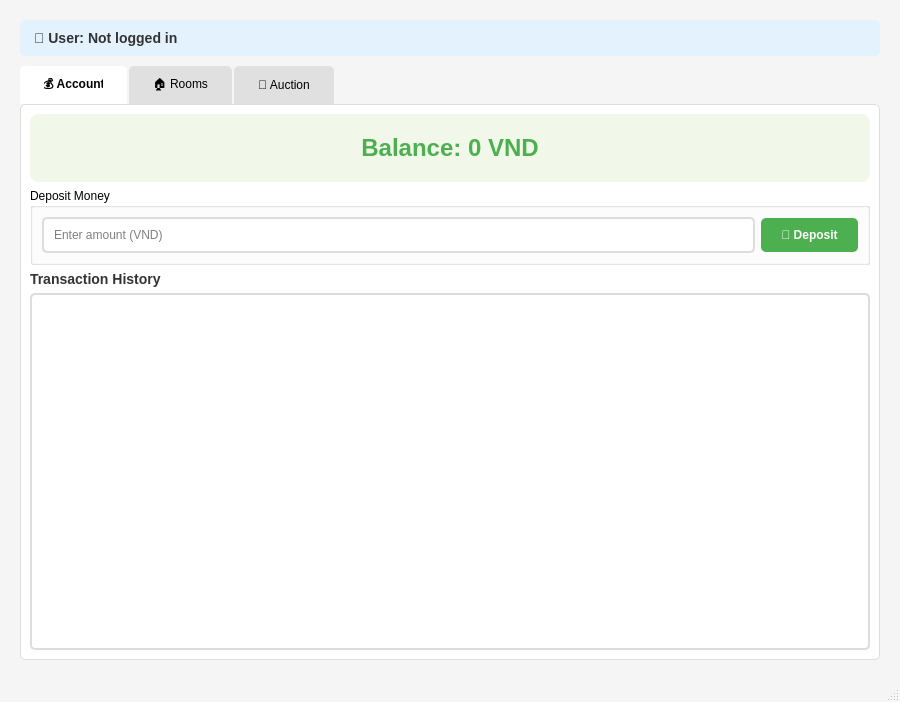
<?xml version="1.0" encoding="UTF-8"?>
<ui version="4.0">
 <class>MainWindow</class>
 <widget class="QMainWindow" name="MainWindow">
  <property name="geometry">
   <rect>
    <x>0</x>
    <y>0</y>
    <width>900</width>
    <height>700</height>
   </rect>
  </property>
  <property name="windowTitle">
   <string>Auction Application - Main</string>
  </property>
  <property name="styleSheet">
   <string notr="true">QMainWindow {
    background-color: #f5f5f5;
}

QTabWidget::pane {
    border: 1px solid #ddd;
    background-color: white;
    border-radius: 5px;
}

QTabBar::tab {
    background-color: #e0e0e0;
    padding: 12px 24px;
    margin-right: 2px;
    border-top-left-radius: 5px;
    border-top-right-radius: 5px;
}

QTabBar::tab:selected {
    background-color: white;
    font-weight: bold;
}

QPushButton {
    padding: 10px 20px;
    border-radius: 5px;
    font-weight: bold;
    color: white;
    background-color: #4CAF50;
}

QPushButton:hover {
    background-color: #45a049;
}

QLineEdit, QTextEdit {
    padding: 8px;
    border: 2px solid #ddd;
    border-radius: 5px;
    background-color: white;
}

QListWidget {
    border: 2px solid #ddd;
    border-radius: 5px;
    background-color: white;
}

QLabel {
    color: #333;
}</string>
  </property>
  <widget class="QWidget" name="centralwidget">
   <layout class="QVBoxLayout" name="verticalLayout">
    <property name="spacing">
     <number>10</number>
    </property>
    <property name="leftMargin">
     <number>20</number>
    </property>
    <property name="topMargin">
     <number>20</number>
    </property>
    <property name="rightMargin">
     <number>20</number>
    </property>
    <property name="bottomMargin">
     <number>20</number>
    </property>
    <item>
     <widget class="QLabel" name="userInfoLabel">
      <property name="text">
       <string>👤 User: Not logged in</string>
      </property>
      <property name="styleSheet">
       <string notr="true">font-size: 14px; font-weight: bold; padding: 10px; background-color: #e3f2fd; border-radius: 5px;</string>
      </property>
     </widget>
    </item>
    <item>
     <widget class="QTabWidget" name="tabWidget">
      <property name="currentIndex">
       <number>0</number>
      </property>
      <widget class="QWidget" name="accountTab">
       <attribute name="title">
        <string>💰 Account</string>
       </attribute>
       <layout class="QVBoxLayout" name="accountLayout">
        <item>
         <widget class="QLabel" name="balanceLabel">
          <property name="text">
           <string>Balance: 0 VND</string>
          </property>
          <property name="styleSheet">
           <string notr="true">font-size: 24px; font-weight: bold; color: #4CAF50; padding: 20px; background-color: #f1f8e9; border-radius: 8px;</string>
          </property>
          <property name="alignment">
           <set>Qt::AlignCenter</set>
          </property>
         </widget>
        </item>
        <item>
         <widget class="QGroupBox" name="depositGroup">
          <property name="title">
           <string>Deposit Money</string>
          </property>
          <layout class="QHBoxLayout" name="depositLayout">
           <item>
            <widget class="QLineEdit" name="depositEdit">
             <property name="placeholderText">
              <string>Enter amount (VND)</string>
             </property>
            </widget>
           </item>
           <item>
            <widget class="QPushButton" name="depositButton">
             <property name="text">
              <string>💵 Deposit</string>
             </property>
            </widget>
           </item>
          </layout>
         </widget>
        </item>
        <item>
         <widget class="QLabel" name="historyLabel">
          <property name="text">
           <string>Transaction History</string>
          </property>
          <property name="styleSheet">
           <string notr="true">font-weight: bold; font-size: 14px;</string>
          </property>
         </widget>
        </item>
        <item>
         <widget class="QListWidget" name="historyList"/>
        </item>
       </layout>
      </widget>
      <widget class="QWidget" name="roomsTab">
       <attribute name="title">
        <string>🏠 Rooms</string>
       </attribute>
       <layout class="QVBoxLayout" name="roomsLayout">
        <item>
         <widget class="QLabel" name="roomsLabel">
          <property name="text">
           <string>Available Auction Rooms</string>
          </property>
          <property name="styleSheet">
           <string notr="true">font-weight: bold; font-size: 14px;</string>
          </property>
         </widget>
        </item>
        <item>
         <widget class="QListWidget" name="roomList"/>
        </item>
        <item>
         <layout class="QHBoxLayout" name="roomButtonsLayout">
          <item>
           <widget class="QPushButton" name="createRoomButton">
            <property name="text">
             <string>➕ Create Room</string>
            </property>
           </widget>
          </item>
          <item>
           <widget class="QPushButton" name="joinRoomButton">
            <property name="text">
             <string>🚪 Join Room</string>
            </property>
           </widget>
          </item>
          <item>
           <widget class="QPushButton" name="refreshRoomsButton">
            <property name="text">
             <string>🔄 Refresh</string>
            </property>
           </widget>
          </item>
         </layout>
        </item>
       </layout>
      </widget>
      <widget class="QWidget" name="auctionTab">
       <attribute name="title">
        <string>🔨 Auction</string>
       </attribute>
       <layout class="QVBoxLayout" name="auctionLayout">
        <item>
         <widget class="QLabel" name="currentRoomLabel">
          <property name="text">
           <string>Current Room: None</string>
          </property>
          <property name="styleSheet">
           <string notr="true">font-weight: bold; padding: 10px; background-color: #fff3e0; border-radius: 5px;</string>
          </property>
         </widget>
        </item>
        <item>
         <widget class="QLabel" name="itemsLabel">
          <property name="text">
           <string>Items for Auction</string>
          </property>
          <property name="styleSheet">
           <string notr="true">font-weight: bold; font-size: 14px;</string>
          </property>
         </widget>
        </item>
        <item>
         <widget class="QListWidget" name="itemList">
          <property name="minimumSize">
           <size>
            <width>0</width>
            <height>200</height>
           </size>
          </property>
         </widget>
        </item>
        <item>
         <layout class="QHBoxLayout" name="itemButtonsLayout">
          <item>
           <widget class="QPushButton" name="createItemButton">
            <property name="text">
             <string>➕ Create Item</string>
            </property>
           </widget>
          </item>
          <item>
           <widget class="QLineEdit" name="bidEdit">
            <property name="placeholderText">
             <string>Bid amount (VND)</string>
            </property>
           </widget>
          </item>
          <item>
           <widget class="QPushButton" name="bidButton">
            <property name="text">
             <string>💰 Place Bid</string>
            </property>
           </widget>
          </item>
         </layout>
        </item>
        <item>
         <widget class="QLabel" name="chatLabel">
          <property name="text">
           <string>💬 Chat</string>
          </property>
          <property name="styleSheet">
           <string notr="true">font-weight: bold; font-size: 14px;</string>
          </property>
         </widget>
        </item>
        <item>
         <widget class="QTextEdit" name="chatDisplay">
          <property name="minimumSize">
           <size>
            <width>0</width>
            <height>150</height>
           </size>
          </property>
          <property name="readOnly">
           <bool>true</bool>
          </property>
         </widget>
        </item>
        <item>
         <layout class="QHBoxLayout" name="chatInputLayout">
          <item>
           <widget class="QLineEdit" name="chatEdit">
            <property name="placeholderText">
             <string>Type your message...</string>
            </property>
           </widget>
          </item>
          <item>
           <widget class="QPushButton" name="sendChatButton">
            <property name="text">
             <string>📤 Send</string>
            </property>
           </widget>
          </item>
         </layout>
        </item>
       </layout>
      </widget>
     </widget>
    </item>
   </layout>
  </widget>
  <widget class="QStatusBar" name="statusbar"/>
 </widget>
 <resources/>
 <connections/>
</ui>
